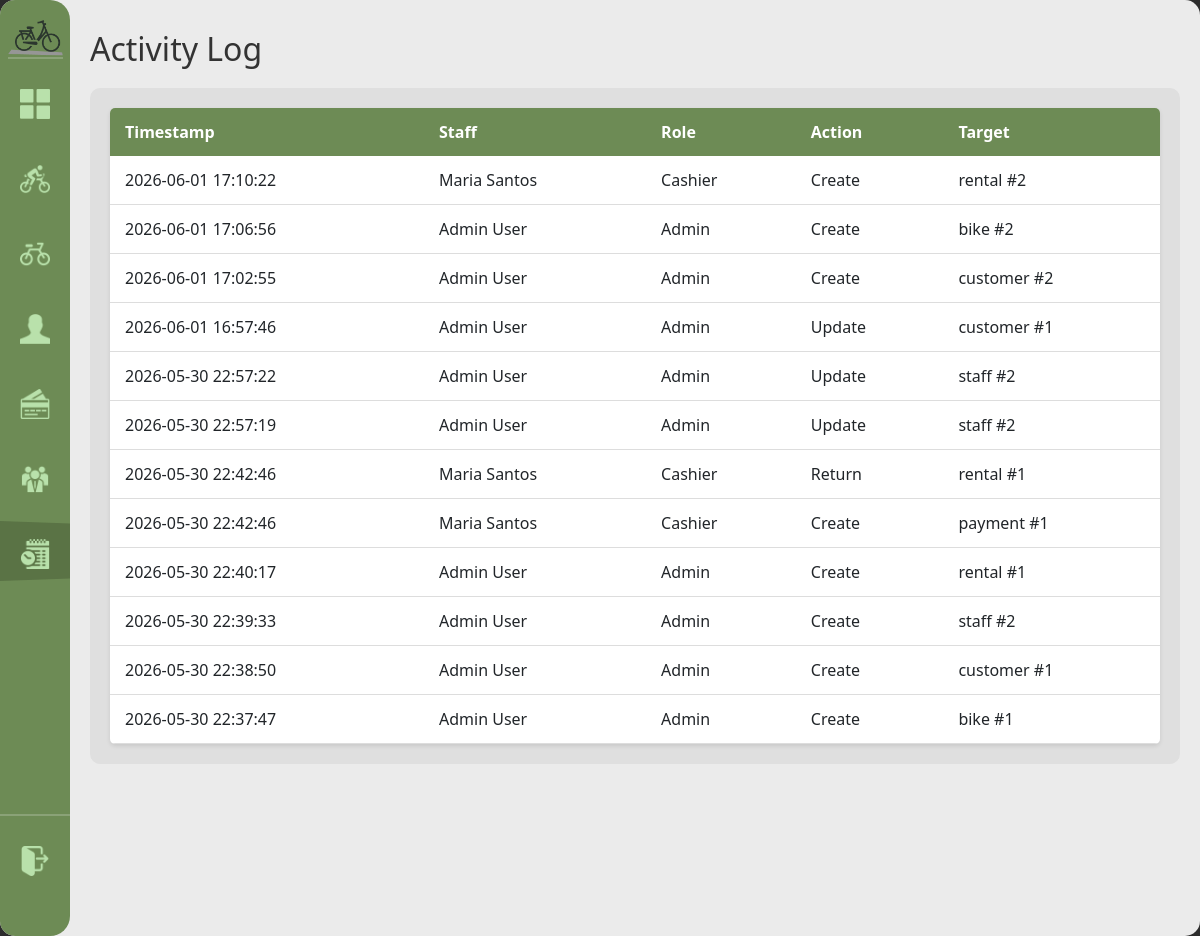
Before: /activity-log (signed in) with the older database file.
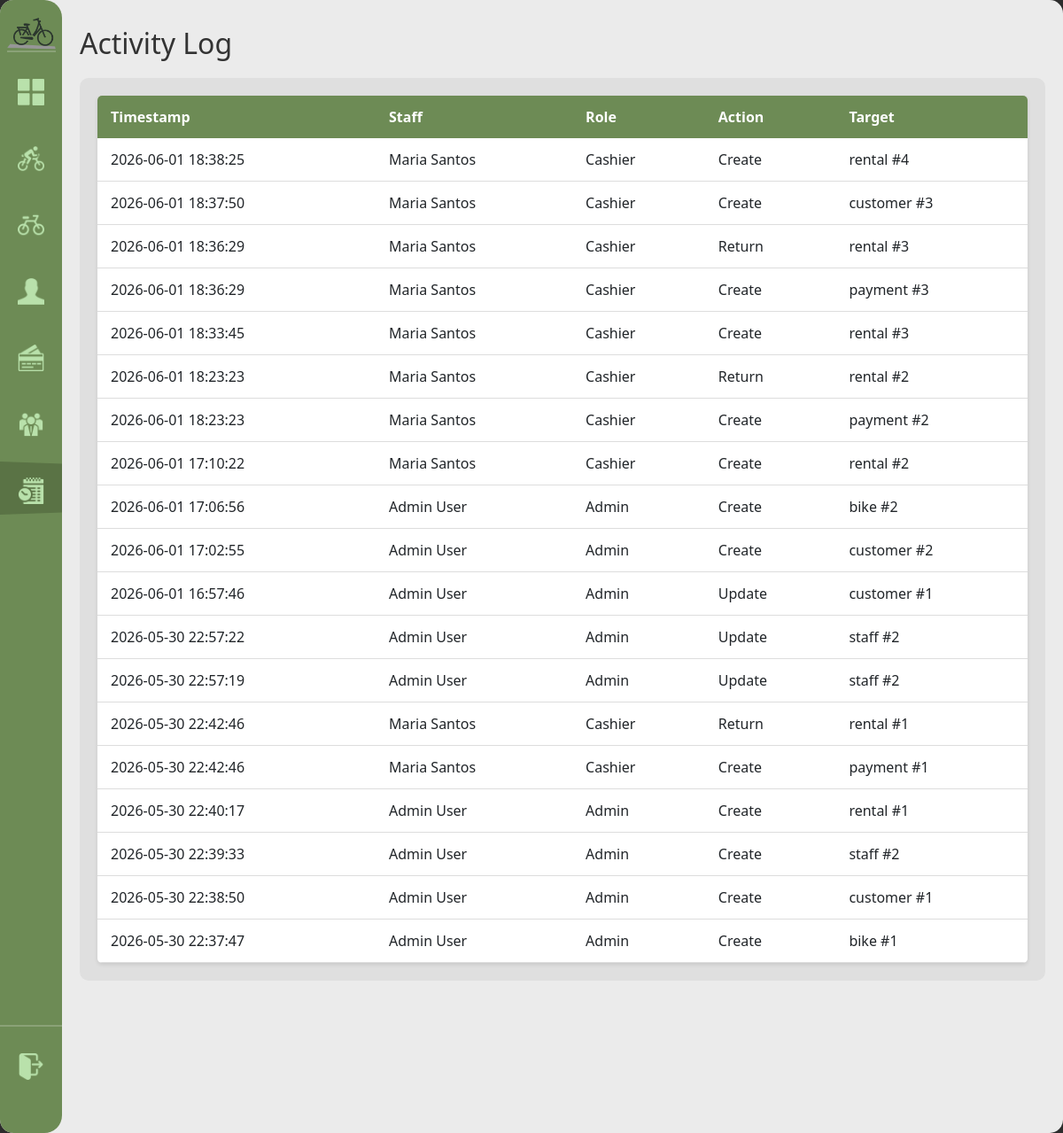
After: the same page with the newer database file.
### tables this page shows
CREATE TABLE activity_log (
            log_id INTEGER PRIMARY KEY AUTOINCREMENT,
            staff_id INTEGER NOT NULL REFERENCES staff(staff_id) ON UPDATE CASCADE ON DELETE RESTRICT,
            timestamp DATETIME NOT NULL DEFAULT(datetime('now','localtime')),
            action TEXT NOT NULL, target_table TEXT, target_id INTEGER
        );

CREATE TABLE staff (
            staff_id INTEGER PRIMARY KEY AUTOINCREMENT,
            username TEXT NOT NULL UNIQUE,
            password_hash TEXT NOT NULL,
            first_name TEXT NOT NULL, last_name TEXT NOT NULL,
            role TEXT NOT NULL CHECK(role IN('admin','cashier')),
            contact_number TEXT NOT NULL,
            status TEXT NOT NULL DEFAULT 'active' CHECK(status IN('active','inactive')),
            created_at DATETIME NOT NULL DEFAULT(datetime('now','localtime'))
        );

### handlers/activity_routes.py (the view)
@activity_bp.route('/activity-log')
@role_required('admin')
def activity_log():
    logs = database.get().get_activity_log()
    return render_template('activity_log.html', logs=logs)

### app.py (called while the page is built)
def get_sidebar_state():
    return request.cookies.get('sidebarState') == 'expanded'

@app.context_processor
def inject_sidebar_state():
    return dict(sidebar_expanded=get_sidebar_state())

@app.context_processor
def inject_current_staff():
    staff = current_staff()
    return dict(current_staff=staff, is_admin=staff and staff.get("role") == "admin")

### modules/auth.py (called while the page is built)
def role_required(*roles):
    def decorator(view):
        @wraps(view)
        def wrapped(*args, **kwargs):
            if not session.get("staff_id"):
                return redirect(url_for("login"))
            if roles and session.get("role") not in roles:
                return redirect(url_for("home"))
            return view(*args, **kwargs)
        return wrapped
    return decorator

def current_staff():
    if not session.get("staff_id"):
        return None
    return {
        "staff_id": session.get("staff_id"),
        "username": session.get("username"),
        "first_name": session.get("first_name"),
        "last_name": session.get("last_name"),
        "role": session.get("role"),
    }

### modules/database.py (called while the page is built)
def get():
    if not db: init()
    return db

### templates/activity_log.html (shortened to what this page needs)
{% extends "base.html" %}
{% block content %}
<h1>Activity Log</h1>
<div class="content-grid">
    <div class="scroll-table-container">
        <table>
            <thead>
                <tr>
                    <th>Timestamp</th>
                    <th>Staff</th>
                    <th>Role</th>
                    <th>Action</th>
                    <th>Target</th>
                </tr>
            </thead>
            <tbody>
            {% for log in logs %}
            <tr>
                <td>{{ log['timestamp'] }}</td>
                <td>{{ log['staff_name'] }}</td>
                <td>{{ log['staff_role'].title() }}</td>
                <td>{{ log['action'].replace('_', ' ').title() }}</td>
                <td>{{ log['target_table'] }}{% if log['target_id'] %} #{{ log['target_id'] }}{% endif %}</td>
            </tr>
            {% endfor %}
            </tbody>
        </table>
    </div>
</div>
{% endblock %}

Changed rows visible on the page:
added activity_log: timestamp "2026-06-01 18:38:25", staff_name "Maria Santos", staff_role "Cashier", action.replace "Create", target_table "rental", target_id "4"
added activity_log: timestamp "2026-06-01 18:37:50", staff_name "Maria Santos", staff_role "Cashier", action.replace "Create", target_table "customer", target_id "3"
added activity_log: timestamp "2026-06-01 18:36:29", staff_name "Maria Santos", staff_role "Cashier", action.replace "Return", target_table "rental", target_id "3"
added activity_log: timestamp "2026-06-01 18:36:29", staff_name "Maria Santos", staff_role "Cashier", action.replace "Create", target_table "payment", target_id "3"
added activity_log: timestamp "2026-06-01 18:33:45", staff_name "Maria Santos", staff_role "Cashier", action.replace "Create", target_table "rental", target_id "3"
added activity_log: timestamp "2026-06-01 18:23:23", staff_name "Maria Santos", staff_role "Cashier", action.replace "Return", target_table "rental", target_id "2"
added activity_log: timestamp "2026-06-01 18:23:23", staff_name "Maria Santos", staff_role "Cashier", action.replace "Create", target_table "payment", target_id "2"
